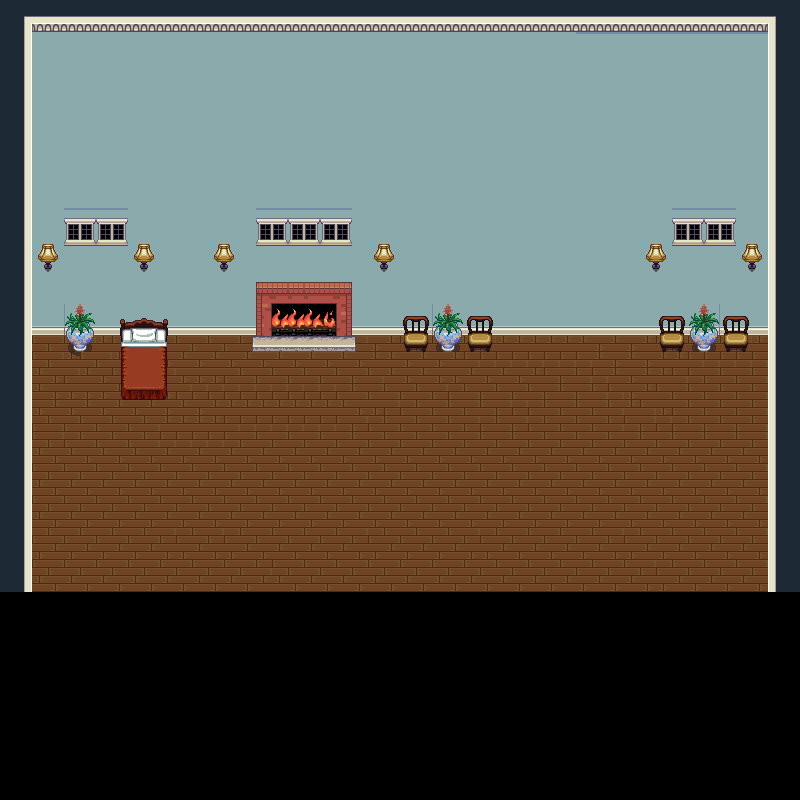

Rendered tile map (Tiled .tmx) drawn with the repository's tilesets; below, a short description and the map source with its tile grids summarised:
An orthogonal 50x50 tile map with 16x16 px tiles, 5 tile layers (ground, ground2, ground3, collision, ...).

<map version="1.0" orientation="orthogonal" renderorder="right-down" width="50" height="50" tilewidth="16" tileheight="16" nextobjectid="1">
 <tileset firstgid="1" name="fireplacemock" tilewidth="16" tileheight="16">
  <image source="fireplacemock.png" width="320" height="256" />
 </tileset>
 <layer name="ground" width="50" height="50">
  <data>[2500 cells, 0 non-empty, 0 distinct tile ids]</data>
 </layer>
 <layer name="ground2" width="50" height="50">
  <data>[2500 cells, 0 non-empty, 0 distinct tile ids]</data>
 </layer>
 <layer name="ground3" width="50" height="50">
  <data>[2500 cells, 1850 non-empty, 268 distinct tile ids]</data>
 </layer>
 <layer name="collision" width="50" height="50">
  <properties>
   <property name="collidable" value="" />
  </properties>
  <data>[2500 cells, 1288 non-empty, 236 distinct tile ids]</data>
 </layer>
 <layer name="exitHouse" width="50" height="50">
  <data>[2500 cells, 28 non-empty, 12 distinct tile ids]</data>
 </layer>
</map>
